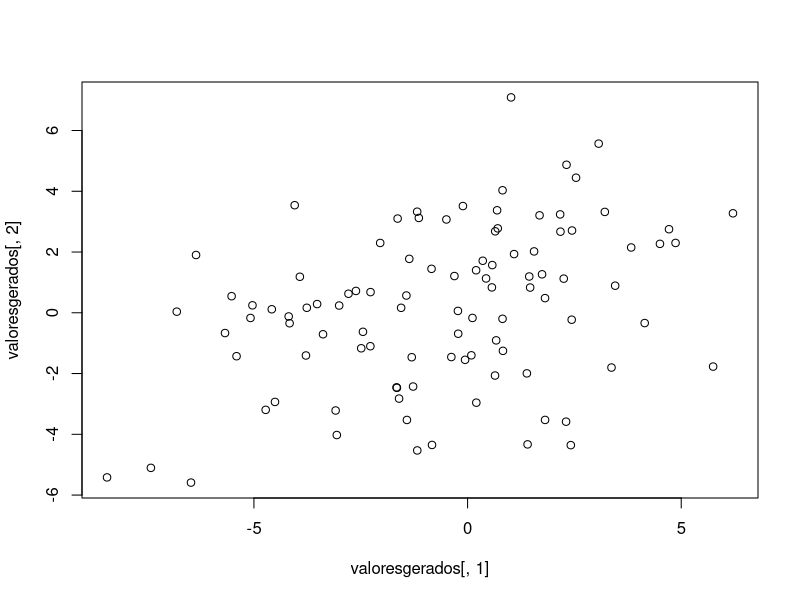
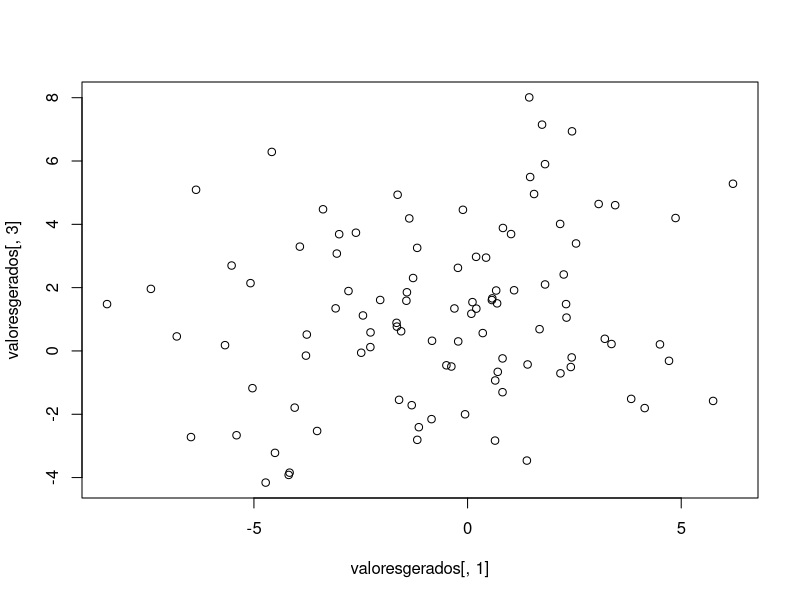
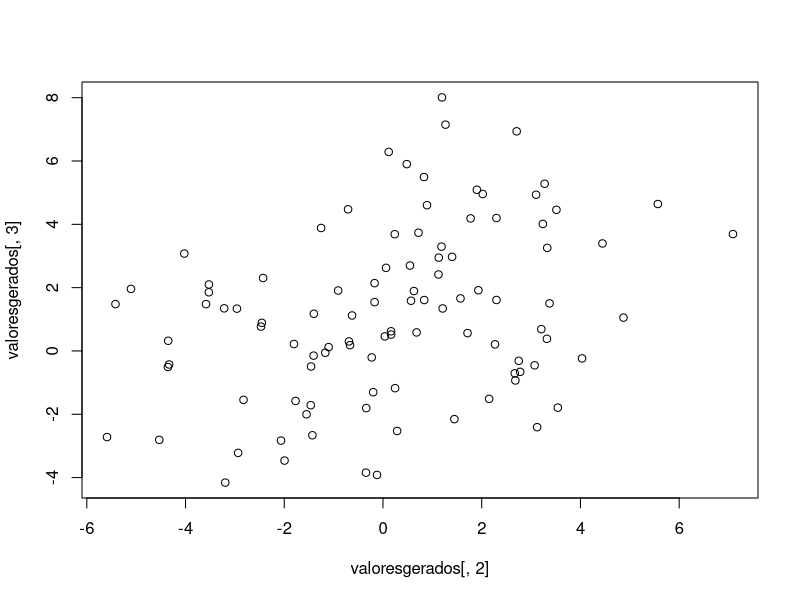
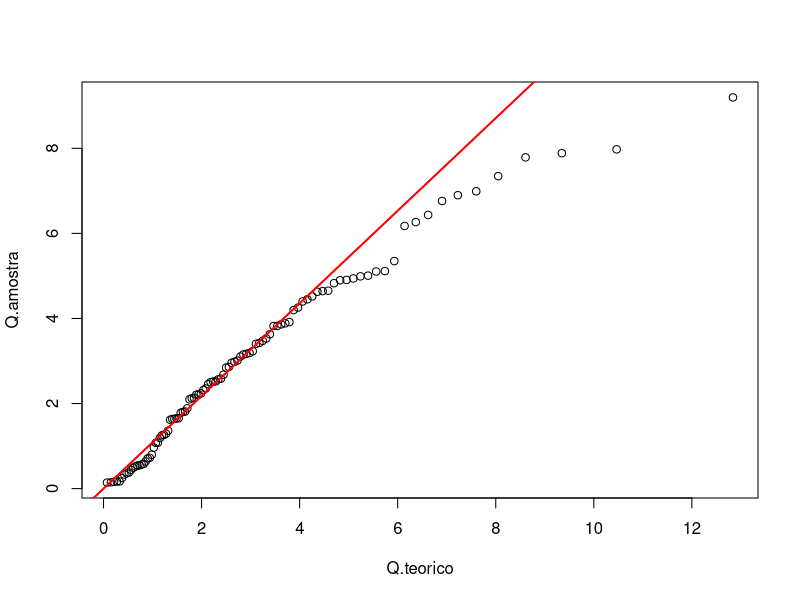

Source code (R) for these figures, in order:
#Normal multivariada

mux <- c(-1,0,1)
  
sigmax <- matrix(data=c(9,4,2,4,8,3,2,3,7),nrow = 3,byrow = T)

eigen(sigmax)

normais <- rnorm(3)

decomposta <- chol(sigmax)

V.meio <- diag(1/sqrt(diag(sigmax)))

correl.matrix <- V.meio %*% sigmax %*% V.meio

geranormalmultivariada <- function(n,covmat,medias)
{
  dim <- length(mux)
  A <- t(chol(covmat))
  
  dados <- replicate(n,(A%*%rnorm(dim)) + medias)
  
  resposta <- matrix(data=dados,byrow=T,ncol = dim)
  
  return(resposta)
}

valoresgerados <- geranormalmultivariada(100,sigmax,mux)

apply(valoresgerados,2,ks.test,y=pnorm,mean=mux,sd=sqrt(diag(sigmax)))
    
cov(valoresgerados)

colMeans(valoresgerados)

plot(valoresgerados[,1],valoresgerados[,2])

plot(valoresgerados[,1],valoresgerados[,3])

plot(valoresgerados[,2],valoresgerados[,3])

# Usa os scores para fazer uma qui quadrado com 3 graus

xcentrado <- scale(valoresgerados,center=T,scale=F)

inversa <- solve(cov(valoresgerados))

scores <- diag(xcentrado%*%inversa%*%t(xcentrado))

# Q-Q plot dessa qui quadrado

probs <- ppoints(length(scores))

Q.amostra <- sort(scores)

Q.teorico <- qchisq(probs,df=3)

plot(Q.teorico,Q.amostra)

pontoquantilicosx <- qchisq(c(0.25,0.75),3)

pontoquantilicosy <- quantile(Q.amostra)

coeficienteangular <- (pontoquantilicosy[4] - pontoquantilicosy[2])/diff(pontoquantilicosx)

abline(a=0,b=coeficienteangular,lwd=2,col="red")

ks.test(scores,pchisq,df=3)
